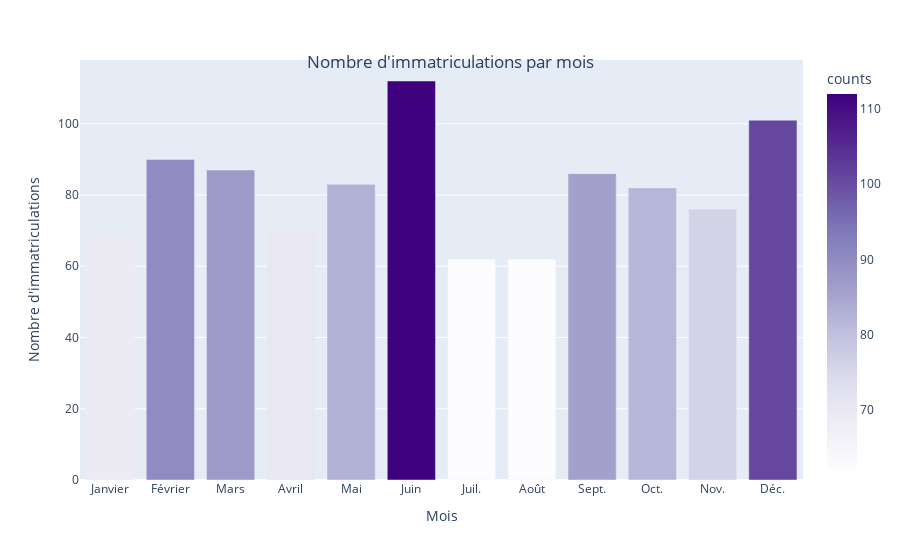

Here is the notebook cell this chart was saved with:
### Code cell
co2.viz.plot_registrations_per_month(df)

### Figure 1 — Plotly figure (JSON) as saved in the notebook; plotly's stock layout.template omitted (floating-point values rounded to 4 significant figures)
{"data": [{"alignmentgroup": "True", "hovertemplate": "Month=%{x}<br>counts=%{marker.color}<extra></extra>", "legendgroup": "", "marker": {"color": [69, 90, 87, 70, 83, 112, 62, 62, 86, 82, 76, 101], "coloraxis": "coloraxis", "pattern": {"shape": ""}}, "name": "", "offsetgroup": "", "orientation": "v", "showlegend": false, "textposition": "auto", "type": "bar", "x": [1, 2, 3, 4, 5, 6, 7, 8, 9, 10, 11, 12], "xaxis": "x", "y": [69, 90, 87, 70, 83, 112, 62, 62, 86, 82, 76, 101], "yaxis": "y"}], "layout": {"barmode": "relative", "coloraxis": {"colorbar": {"title": {"text": "counts"}}, "colorscale": [[0, "rgb(252,251,253)"], [0.125, "rgb(239,237,245)"], [0.25, "rgb(218,218,235)"], [0.375, "rgb(188,189,220)"], [0.5, "rgb(158,154,200)"], [0.625, "rgb(128,125,186)"], [0.75, "rgb(106,81,163)"], [0.875, "rgb(84,39,143)"], [1, "rgb(63,0,125)"]]}, "legend": {"tracegroupgap": 0}, "margin": {"t": 60}, "showlegend": false, "title": {"text": "Nombre d'immatriculations par mois", "x": 0.5, "xanchor": "center", "y": 0.9, "yanchor": "top"}, "xaxis": {"anchor": "y", "domain": [0, 1], "ticktext": ["Janvier", "Février", "Mars", "Avril", "Mai", "Juin", "Juil.", "Août", "Sept.", "Oct.", "Nov.", "Déc."], "tickvals": [1, 2, 3, 4, 5, 6, 7, 8, 9, 10, 11, 12], "title": {"text": "Mois"}}, "yaxis": {"anchor": "x", "domain": [0, 1], "title": {"text": "Nombre d'immatriculations"}}}}
